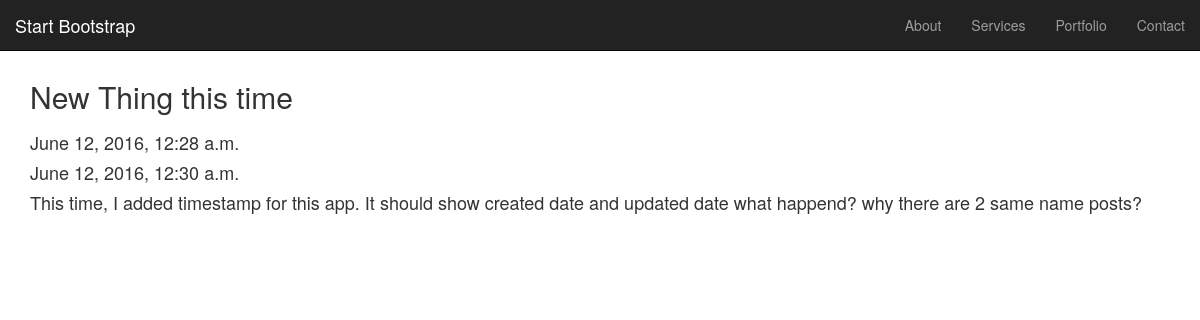
Page /posts/2/ on the committed database.
### posts/models.py (models this page shows, shortened)
class Post(models.Model):
    title = models.CharField(max_length=120)
    content = models.TextField()
    timestamp = models.DateTimeField(auto_now=False, auto_now_add=True)
    updated = models.DateTimeField(auto_now=True, auto_now_add=False)

### posts/views.py (the view)
# urls.py: url(r'^(?P<pk>\d+)/$', views.post_detail, name="detail"),
def post_detail(request, pk=None):
    instance = get_object_or_404(models.Post, id=pk)
    return render(request, "posts/detail.html", {"instance":instance})

### posts/templates/posts/detail.html (shortened to what this page needs)
<!DOCTYPE html>
<html lang="en">
<head>
    <link rel="stylesheet" href="https://maxcdn.bootstrapcdn.com/bootstrap/3.3.6/css/bootstrap.min.css" type="text/css">
</head>
<body id="page-top" class="container">
    <nav id="mainNav" class="navbar navbar-inverse navbar-fixed-top">
        <div class="container-fluid">
            <div class="navbar-header ">
                <a class="navbar-brand page-scroll" href="#page-top">Start Bootstrap</a>
            </div>
            <div class="collapse navbar-collapse" id="bs-example-navbar-collapse-1">
                <ul class="nav navbar-nav navbar-right">
                    <li>
                        <a class="page-scroll" href="#about">About</a>
                    </li>
                    <li>
                        <a class="page-scroll" href="#services">Services</a>
                    </li>
                    <li>
                        <a class="page-scroll" href="#portfolio">Portfolio</a>
                    </li>
                    <li>
                        <a class="page-scroll" href="#contact">Contact</a>
                    </li>
                </ul>
            </div>
        </div>
    </nav>
    <div>
        <div >
            <div >
              <h2>{{instance.title}}<h2>
                <h4>{{instance.timestamp}}</h4>
                <h4>{{instance.updated}}</h4>
                <h4>{{instance.content}}</h4>
              </html>
</body>
</html>

### rows in the picture
Post: title "New Thing this time", timestamp "June 12, 2016, 12:28 a.m.", updated "June 12, 2016, 12:30 a.m.", content "This time, I added timestamp for this app. It should show created date and updated date what happend? why there are 2 same name posts?"
